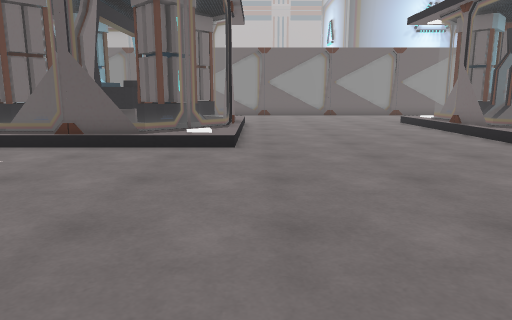
View 1 (above)

17 first-person views from a walk through a Unity game level. The camera is 1.2 m above the floor, tilts 10° down and sees 70° across. The floor is counted in squares, 1 m on a side. Each view is taken from the middle of a square. On the plan, view 1 faces up. The plan holds only what a view shows up to about 15 squares ahead; the rest is blank. The place goes on beyond the plan. Some animated figures are not drawn. Door leaves are left out, so doorways stand open.

View 2
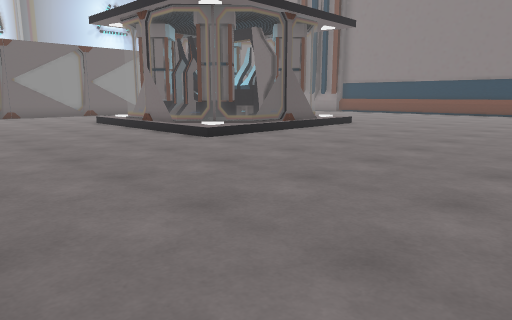

View 3
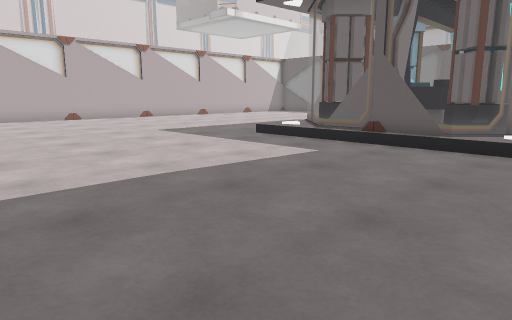

View 4
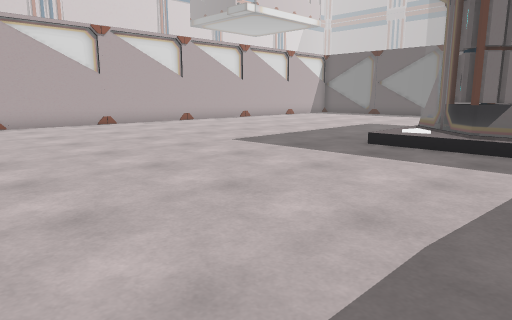

View 5
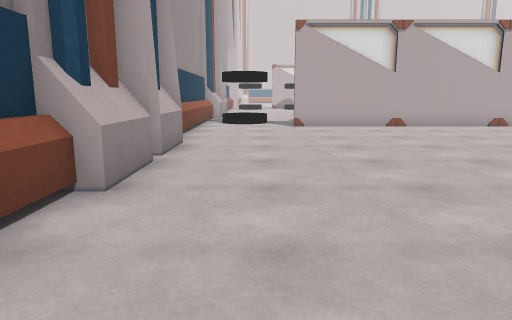

View 6
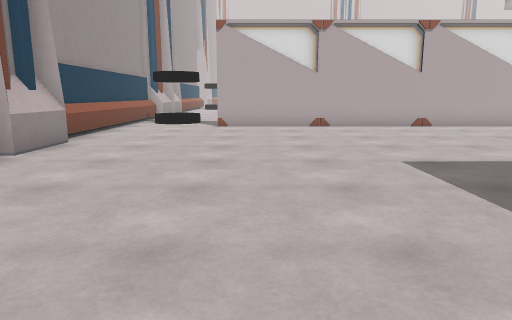

View 7
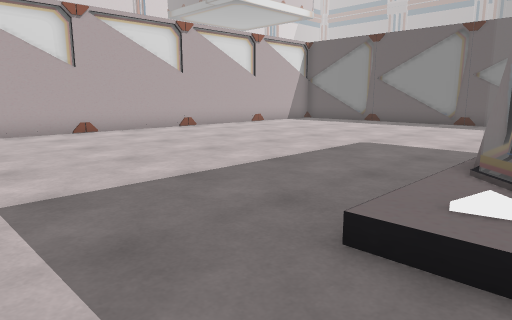

View 8
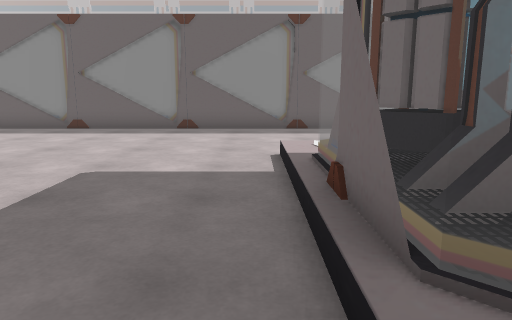

View 9
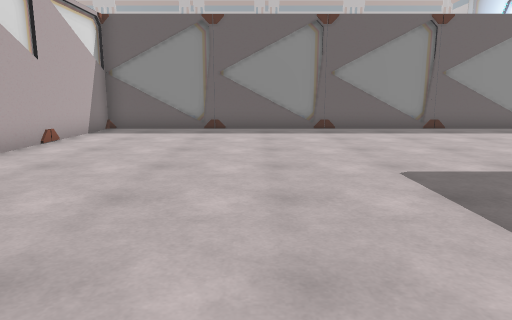

View 10
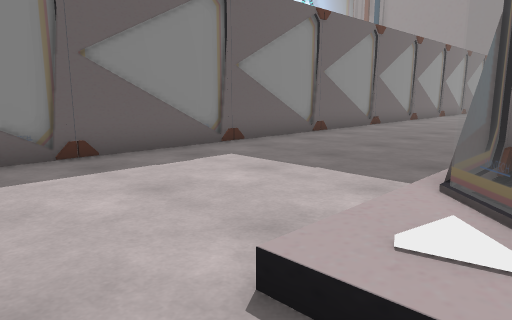

View 11
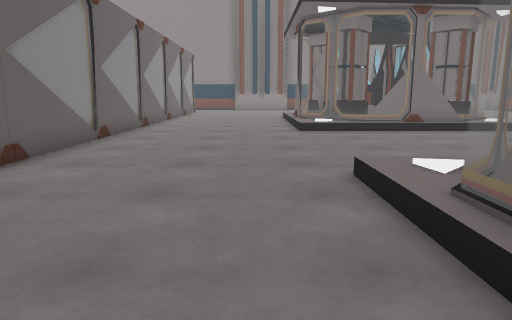

View 12
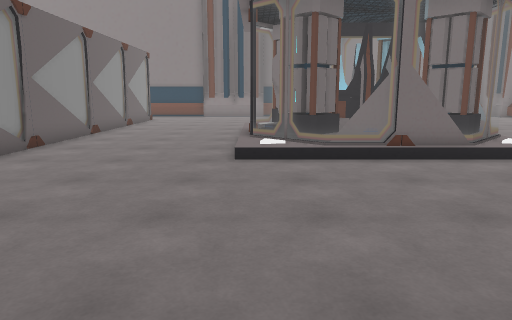

View 13
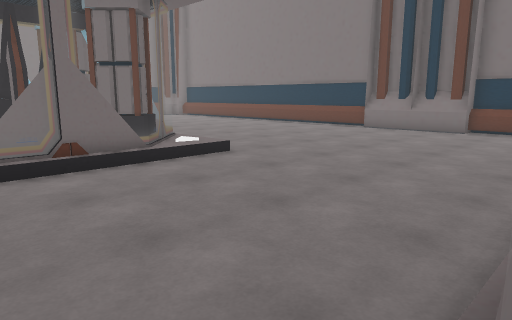

View 14
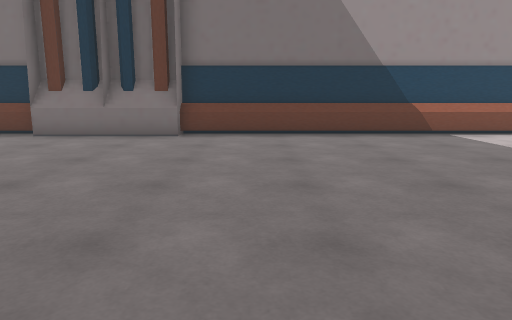

View 15
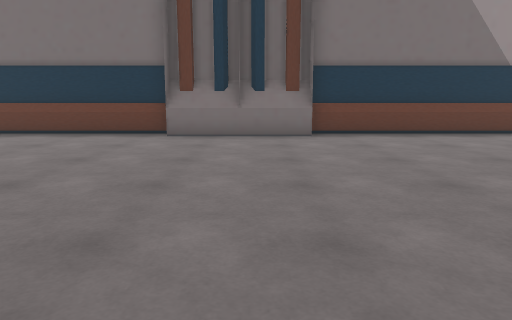

View 16
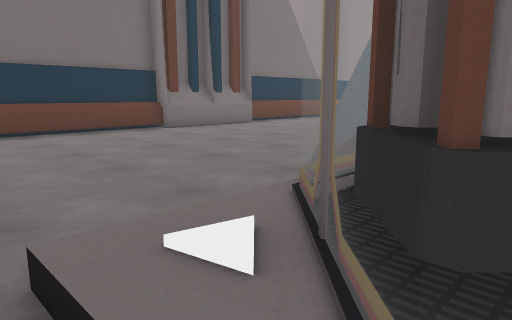

View 17
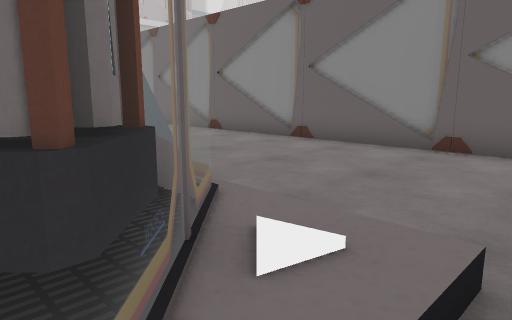

### Floor plan
Key: @ floor where view 1 was taken; # wall or solid block; . main floor; : floor 0.25 m higher than the main floor; = window, fence, low wall or low ledge.
Columns run from 20 left of view 1 to 15 right of it. Each row starts with its distance up from view 1.
 22 ###################################
 21 #..................................
 20 #..................................
 19 #..................................
 18 #..................................
 17 #...................................
 16 #...........::====::.......::====::.
 15 #...........:=## #=:.......:=####=:
 14 #...........=###  #=.......=### ## .
 13 #...........=###  #=.......=#####
 12 #...........=######=.......=###
 11 #...........=######=.......=### ## .
 10 #...........:=####=:.......:=####=:
  9 #...........::====::.......::====::.
  8 #...................................
  7 #..................................
  6 #...................................
  5 #...................................
  4 #...................................
  3 #...................................
  2 ..................................
  1 ..................................
  0 ....................@.............
 -1 ......##.##.............####......
 -2 ##################################

Positions as (right, up) in squares from view 1, and headings:
1: (0, 0), facing up
2: (0, 0), facing up-right
3: (0, 0), facing up-left
4: (-4, 0), facing up-left
5: (-5, 1), facing left
6: (-5, 4), facing left
7: (-7, 6), facing up-left
8: (-9, 9), facing up
9: (-14, 9), facing up
10: (-10, 15), facing up-right
11: (-6, 18), facing right
12: (-2, 16), facing right
13: (-1, 15), facing down-right
14: (1, 10), facing down
15: (5, 10), facing down
16: (15, 11), facing down-left
17: (15, 14), facing up-left
